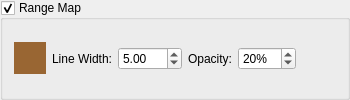
        <widget class="QGroupBox" name="rangeMapVisible_" >
         <property name="sizePolicy" >
          <sizepolicy vsizetype="Preferred" hsizetype="Preferred" >
           <horstretch>0</horstretch>
           <verstretch>0</verstretch>
          </sizepolicy>
         </property>
         <property name="title" >
          <string>Range Map</string>
         </property>
         <property name="flat" >
          <bool>false</bool>
         </property>
         <property name="checkable" >
          <bool>true</bool>
         </property>
         <property name="checked" >
          <bool>true</bool>
         </property>
         <layout class="QHBoxLayout" >
          <item>
           <widget class="SideCar::GUI::ColorButtonWidget" name="rangeMapColor_" >
            <property name="sizePolicy" >
             <sizepolicy vsizetype="Fixed" hsizetype="Fixed" >
              <horstretch>0</horstretch>
              <verstretch>0</verstretch>
             </sizepolicy>
            </property>
            <property name="minimumSize" >
             <size>
              <width>32</width>
              <height>32</height>
             </size>
            </property>
            <property name="maximumSize" >
             <size>
              <width>32</width>
              <height>32</height>
             </size>
            </property>
            <property name="palette" >
             <palette>
              <active>
               <colorrole role="WindowText" >
                <brush brushstyle="SolidPattern" >
                 <color alpha="255" >
                  <red>0</red>
                  <green>0</green>
                  <blue>0</blue>
                 </color>
                </brush>
               </colorrole>
               <colorrole role="Button" >
                <brush brushstyle="SolidPattern" >
                 <color alpha="255" >
                  <red>153</red>
                  <green>102</green>
                  <blue>51</blue>
                 </color>
                </brush>
               </colorrole>
               <colorrole role="Light" >
                <brush brushstyle="SolidPattern" >
                 <color alpha="255" >
                  <red>230</red>
                  <green>153</green>
                  <blue>76</blue>
                 </color>
                </brush>
               </colorrole>
               <colorrole role="Midlight" >
                <brush brushstyle="SolidPattern" >
                 <color alpha="255" >
                  <red>191</red>
                  <green>127</green>
                  <blue>63</blue>
                 </color>
                </brush>
               </colorrole>
               <colorrole role="Dark" >
                <brush brushstyle="SolidPattern" >
                 <color alpha="255" >
                  <red>76</red>
                  <green>51</green>
                  <blue>25</blue>
                 </color>
                </brush>
               </colorrole>
               <colorrole role="Mid" >
                <brush brushstyle="SolidPattern" >
                 <color alpha="255" >
                  <red>102</red>
                  <green>68</green>
                  <blue>34</blue>
                 </color>
                </brush>
               </colorrole>
               <colorrole role="Text" >
                <brush brushstyle="SolidPattern" >
                 <color alpha="255" >
                  <red>0</red>
                  <green>0</green>
                  <blue>0</blue>
                 </color>
                </brush>
               </colorrole>
               <colorrole role="BrightText" >
                <brush brushstyle="SolidPattern" >
                 <color alpha="255" >
                  <red>255</red>
                  <green>255</green>
                  <blue>255</blue>
                 </color>
                </brush>
               </colorrole>
               <colorrole role="ButtonText" >
                <brush brushstyle="SolidPattern" >
                 <color alpha="255" >
                  <red>0</red>
                  <green>0</green>
                  <blue>0</blue>
                 </color>
                </brush>
               </colorrole>
               <colorrole role="Base" >
                <brush brushstyle="SolidPattern" >
                 <color alpha="255" >
                  <red>255</red>
                  <green>255</green>
                  <blue>255</blue>
                 </color>
                </brush>
               </colorrole>
               <colorrole role="Window" >
                <brush brushstyle="SolidPattern" >
                 <color alpha="255" >
                  <red>153</red>
                  <green>102</green>
                  <blue>51</blue>
                 </color>
                </brush>
               </colorrole>
               <colorrole role="Shadow" >
                <brush brushstyle="SolidPattern" >
                 <color alpha="255" >
                  <red>0</red>
                  <green>0</green>
                  <blue>0</blue>
                 </color>
                </brush>
               </colorrole>
               <colorrole role="AlternateBase" >
                <brush brushstyle="SolidPattern" >
                 <color alpha="255" >
                  <red>204</red>
                  <green>178</green>
                  <blue>153</blue>
                 </color>
                </brush>
               </colorrole>
              </active>
              <inactive>
               <colorrole role="WindowText" >
                <brush brushstyle="SolidPattern" >
                 <color alpha="255" >
                  <red>0</red>
                  <green>0</green>
                  <blue>0</blue>
                 </color>
                </brush>
               </colorrole>
               <colorrole role="Button" >
                <brush brushstyle="SolidPattern" >
                 <color alpha="255" >
                  <red>153</red>
                  <green>102</green>
                  <blue>51</blue>
                 </color>
                </brush>
               </colorrole>
               <colorrole role="Light" >
                <brush brushstyle="SolidPattern" >
                 <color alpha="255" >
                  <red>230</red>
                  <green>153</green>
                  <blue>76</blue>
                 </color>
                </brush>
               </colorrole>
               <colorrole role="Midlight" >
                <brush brushstyle="SolidPattern" >
                 <color alpha="255" >
                  <red>191</red>
                  <green>127</green>
                  <blue>63</blue>
                 </color>
                </brush>
               </colorrole>
               <colorrole role="Dark" >
                <brush brushstyle="SolidPattern" >
                 <color alpha="255" >
                  <red>76</red>
                  <green>51</green>
                  <blue>25</blue>
                 </color>
                </brush>
               </colorrole>
               <colorrole role="Mid" >
                <brush brushstyle="SolidPattern" >
                 <color alpha="255" >
                  <red>102</red>
                  <green>68</green>
                  <blue>34</blue>
                 </color>
                </brush>
               </colorrole>
               <colorrole role="Text" >
                <brush brushstyle="SolidPattern" >
                 <color alpha="255" >
                  <red>0</red>
                  <green>0</green>
                  <blue>0</blue>
                 </color>
                </brush>
               </colorrole>
               <colorrole role="BrightText" >
                <brush brushstyle="SolidPattern" >
                 <color alpha="255" >
                  <red>255</red>
                  <green>255</green>
                  <blue>255</blue>
                 </color>
                </brush>
               </colorrole>
               <colorrole role="ButtonText" >
                <brush brushstyle="SolidPattern" >
                 <color alpha="255" >
                  <red>0</red>
                  <green>0</green>
                  <blue>0</blue>
                 </color>
                </brush>
               </colorrole>
               <colorrole role="Base" >
                <brush brushstyle="SolidPattern" >
                 <color alpha="255" >
                  <red>255</red>
                  <green>255</green>
                  <blue>255</blue>
                 </color>
                </brush>
               </colorrole>
               <colorrole role="Window" >
                <brush brushstyle="SolidPattern" >
                 <color alpha="255" >
                  <red>153</red>
                  <green>102</green>
                  <blue>51</blue>
                 </color>
                </brush>
               </colorrole>
               <colorrole role="Shadow" >
                <brush brushstyle="SolidPattern" >
                 <color alpha="255" >
                  <red>0</red>
                  <green>0</green>
                  <blue>0</blue>
                 </color>
                </brush>
               </colorrole>
               <colorrole role="AlternateBase" >
                <brush brushstyle="SolidPattern" >
                 <color alpha="255" >
                  <red>204</red>
                  <green>178</green>
                  <blue>153</blue>
                 </color>
                </brush>
               </colorrole>
              </inactive>
              <disabled>
               <colorrole role="WindowText" >
                <brush brushstyle="SolidPattern" >
                 <color alpha="255" >
                  <red>76</red>
                  <green>51</green>
                  <blue>25</blue>
                 </color>
                </brush>
               </colorrole>
               <colorrole role="Button" >
                <brush brushstyle="SolidPattern" >
                 <color alpha="255" >
                  <red>153</red>
                  <green>102</green>
                  <blue>51</blue>
                 </color>
                </brush>
               </colorrole>
               <colorrole role="Light" >
                <brush brushstyle="SolidPattern" >
                 <color alpha="255" >
                  <red>230</red>
                  <green>153</green>
                  <blue>76</blue>
                 </color>
                </brush>
               </colorrole>
               <colorrole role="Midlight" >
                <brush brushstyle="SolidPattern" >
                 <color alpha="255" >
                  <red>191</red>
                  <green>127</green>
                  <blue>63</blue>
                 </color>
                </brush>
               </colorrole>
               <colorrole role="Dark" >
                <brush brushstyle="SolidPattern" >
                 <color alpha="255" >
                  <red>76</red>
                  <green>51</green>
                  <blue>25</blue>
                 </color>
                </brush>
               </colorrole>
               <colorrole role="Mid" >
                <brush brushstyle="SolidPattern" >
                 <color alpha="255" >
                  <red>102</red>
                  <green>68</green>
                  <blue>34</blue>
                 </color>
                </brush>
               </colorrole>
               <colorrole role="Text" >
                <brush brushstyle="SolidPattern" >
                 <color alpha="255" >
                  <red>76</red>
                  <green>51</green>
                  <blue>25</blue>
                 </color>
                </brush>
               </colorrole>
               <colorrole role="BrightText" >
                <brush brushstyle="SolidPattern" >
                 <color alpha="255" >
                  <red>255</red>
                  <green>255</green>
                  <blue>255</blue>
                 </color>
                </brush>
               </colorrole>
               <colorrole role="ButtonText" >
                <brush brushstyle="SolidPattern" >
                 <color alpha="255" >
                  <red>76</red>
                  <green>51</green>
                  <blue>25</blue>
                 </color>
                </brush>
               </colorrole>
               <colorrole role="Base" >
                <brush brushstyle="SolidPattern" >
                 <color alpha="255" >
                  <red>153</red>
                  <green>102</green>
                  <blue>51</blue>
                 </color>
                </brush>
               </colorrole>
               <colorrole role="Window" >
                <brush brushstyle="SolidPattern" >
                 <color alpha="255" >
                  <red>153</red>
                  <green>102</green>
                  <blue>51</blue>
                 </color>
                </brush>
               </colorrole>
               <colorrole role="Shadow" >
                <brush brushstyle="SolidPattern" >
                 <color alpha="255" >
                  <red>0</red>
                  <green>0</green>
                  <blue>0</blue>
                 </color>
                </brush>
               </colorrole>
               <colorrole role="AlternateBase" >
                <brush brushstyle="SolidPattern" >
                 <color alpha="255" >
                  <red>153</red>
                  <green>102</green>
                  <blue>51</blue>
                 </color>
                </brush>
               </colorrole>
              </disabled>
             </palette>
            </property>
            <property name="autoFillBackground" >
             <bool>true</bool>
            </property>
            <property name="autoDefault" >
             <bool>false</bool>
            </property>
            <property name="flat" >
             <bool>true</bool>
            </property>
           </widget>
          </item>
          <item>
           <widget class="QLabel" name="label_38" >
            <property name="text" >
             <string>Line Width:</string>
            </property>
            <property name="alignment" >
             <set>Qt::AlignRight|Qt::AlignTrailing|Qt::AlignVCenter</set>
            </property>
           </widget>
          </item>
          <item>
           <widget class="QDoubleSpinBox" name="rangeMapLineWidth_" >
            <property name="keyboardTracking" >
             <bool>false</bool>
            </property>
            <property name="minimum" >
             <double>0.100000000000000</double>
            </property>
            <property name="maximum" >
             <double>100.000000000000000</double>
            </property>
            <property name="singleStep" >
             <double>0.100000000000000</double>
            </property>
            <property name="value" >
             <double>5.000000000000000</double>
            </property>
           </widget>
          </item>
          <item>
           <widget class="QLabel" name="label_39" >
            <property name="text" >
             <string>Opacity:</string>
            </property>
            <property name="alignment" >
             <set>Qt::AlignRight|Qt::AlignTrailing|Qt::AlignVCenter</set>
            </property>
           </widget>
          </item>
          <item>
           <widget class="QSpinBox" name="rangeMapOpacity_" >
            <property name="keyboardTracking" >
             <bool>false</bool>
            </property>
            <property name="suffix" >
             <string>%</string>
            </property>
            <property name="maximum" >
             <number>100</number>
            </property>
            <property name="value" >
             <number>20</number>
            </property>
           </widget>
          </item>
          <item>
           <spacer>
            <property name="orientation" >
             <enum>Qt::Horizontal</enum>
            </property>
            <property name="sizeHint" >
             <size>
              <width>40</width>
              <height>20</height>
             </size>
            </property>
           </spacer>
          </item>
         </layout>
        </widget>
